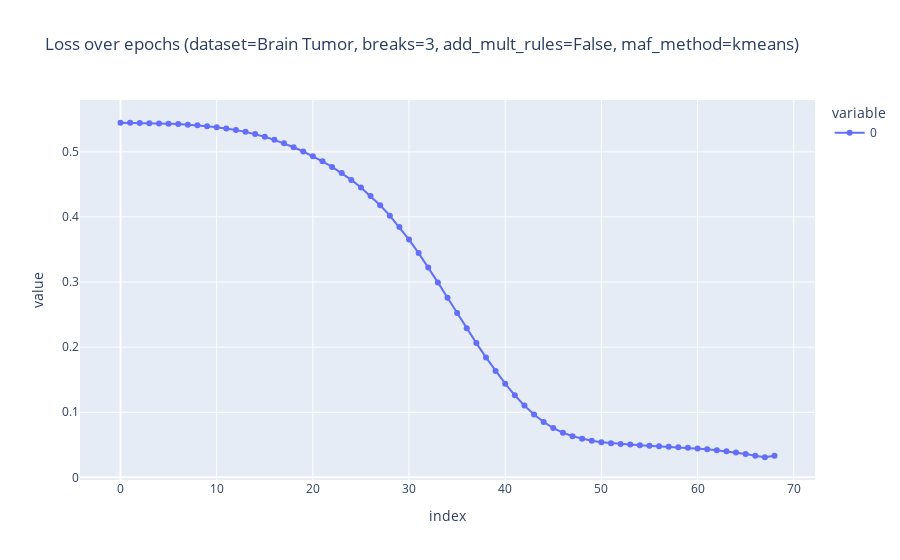
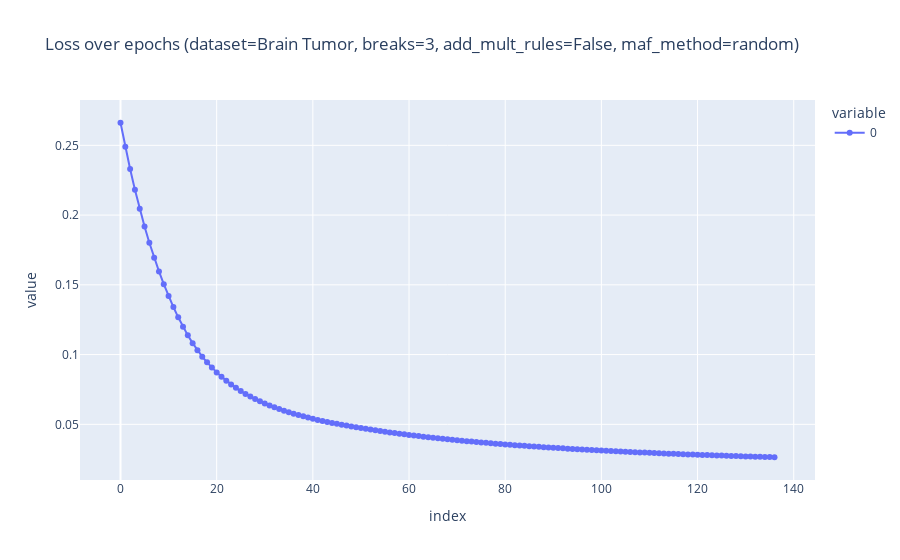

These figures' notebook cell, in order:
### Code cell
num_breaks = 3
mult_rules = False
debug_mode = True
print_final_model = True
num_workers = 0

RULE_FOLDER = "rules_saved_clean"

ignore_for_training = ["labels_clustering", "distance_norm"]
df_cols = [i for i in list(data.columns) if i not in ignore_for_training]

rows_use = None
if rows_use:
    train_data_df_use = train_data_df.head(rows_use)
    X_train_use = X_train[:rows_use]
    y_train_use = y_train[:rows_use]
else:
    train_data_df_use = train_data_df
    X_train_use = X_train
    y_train_use = y_train
logger.debug(f"Train: {len(X_train_use)}")
for method in ["kmeans", "random"]:
    name = f"dataset={dataset_name}, breaks={num_breaks}, add_mult_rules={mult_rules}, maf_method={method}"
    logger.info(f"Step 5: Run DST ({name})")
    DSC = DSClassifierMultiQ(2, debug_mode=debug_mode, num_workers=num_workers, maf_method=method,
                            data=train_data_df_use)#.head(rows_use))
    logger.debug(f"\tModel init done")    
    res = DSC.fit(X_train_use, y_train_use, 
            add_single_rules=True, single_rules_breaks=num_breaks, add_mult_rules=mult_rules,
            column_names=df_cols, print_every_epochs=5, print_final_model=print_final_model)
    losses, epoch, dt = res
    logger.debug(f"\tModel fit done")

    DSC.model.save_rules_bin(os.path.join(RULE_FOLDER, f"{name}.dsb"))
#     most_important_rules = DSC.model.find_most_important_rules()
#     print(most_important_rules)
    DSC.model.print_most_important_rules()
    y_pred = DSC.predict(X_test)

    logger.info(f"Step 6: Inference done")

    report_results(y_test, y_pred, dataset=dataset_name, method=method,
                epoch=epoch, dt=dt, losses=losses, 
                save_results=True, name=name, print_results=True,
                breaks=num_breaks, mult_rules=mult_rules)
    
    logging.info("-"*30)

### Figure 1 — Plotly figure (JSON) as saved in the notebook; plotly's stock layout.template omitted (floating-point values rounded to 4 significant figures)
{"data": [{"hovertemplate": "variable=0<br>index=%{x}<br>value=%{y}<extra></extra>", "legendgroup": "0", "line": {"color": "#636efa", "dash": "solid"}, "marker": {"symbol": "circle"}, "mode": "lines+markers", "name": "0", "orientation": "v", "showlegend": true, "type": "scatter", "x": [0, 1, 2, 3, 4, 5, 6, 7, 8, 9, 10, 11, 12, 13, 14, 15, 16, 17, 18, 19, 20, 21, 22, 23, 24, 25, 26, 27, 28, 29, 30, 31, 32, 33, 34, 35, 36, 37, 38, 39, 40, 41, 42, 43, 44, 45, 46, 47, 48, 49, 50, 51, 52, 53, 54, 55, 56, 57, 58, 59, 60, 61, 62, 63, 64, 65, 66, 67, 68], "xaxis": "x", "y": [0.5446, 0.5445, 0.5443, 0.544, 0.5436, 0.5432, 0.5425, 0.5417, 0.5407, 0.5394, 0.5378, 0.5359, 0.5335, 0.5306, 0.5272, 0.5231, 0.5184, 0.513, 0.5071, 0.5005, 0.4933, 0.4855, 0.4768, 0.4673, 0.4569, 0.4453, 0.4323, 0.4179, 0.402, 0.3844, 0.3652, 0.3444, 0.3224, 0.2994, 0.2759, 0.2524, 0.229, 0.2062, 0.1842, 0.1634, 0.1439, 0.1261, 0.1102, 0.09646, 0.08498, 0.07576, 0.06861, 0.06319, 0.05918, 0.05625, 0.05411, 0.05252, 0.05131, 0.05034, 0.04951, 0.04874, 0.04799, 0.04721, 0.04636, 0.04542, 0.04436, 0.04314, 0.04173, 0.0401, 0.03821, 0.03602, 0.03324, 0.0309, 0.03308], "yaxis": "y"}], "layout": {"legend": {"title": {"text": "variable"}, "tracegroupgap": 0}, "title": {"text": "Loss over epochs (dataset=Brain Tumor, breaks=3, add_mult_rules=False, maf_method=kmeans)"}, "xaxis": {"anchor": "y", "domain": [0, 1], "title": {"text": "index"}}, "yaxis": {"anchor": "x", "domain": [0, 1], "title": {"text": "value"}}}}

### Figure 2 — Plotly figure (JSON) as saved in the notebook; plotly's stock layout.template omitted (floating-point values rounded to 4 significant figures; data arrays with more than 128 entries replaced by an {"elided": "..."} marker saying what was removed)
{"data": [{"hovertemplate": "variable=0<br>index=%{x}<br>value=%{y}<extra></extra>", "legendgroup": "0", "line": {"color": "#636efa", "dash": "solid"}, "marker": {"symbol": "circle"}, "mode": "lines+markers", "name": "0", "orientation": "v", "showlegend": true, "type": "scatter", "x": {"elided": "137 int values"}, "xaxis": "x", "y": {"elided": "137 float values"}, "yaxis": "y"}], "layout": {"legend": {"title": {"text": "variable"}, "tracegroupgap": 0}, "title": {"text": "Loss over epochs (dataset=Brain Tumor, breaks=3, add_mult_rules=False, maf_method=random)"}, "xaxis": {"anchor": "y", "domain": [0, 1], "title": {"text": "index"}}, "yaxis": {"anchor": "x", "domain": [0, 1], "title": {"text": "value"}}}}
